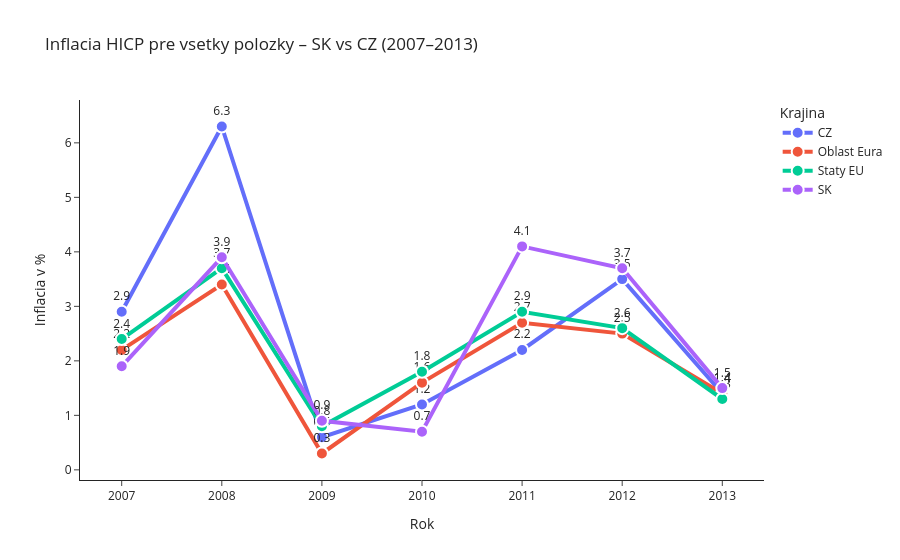

Notebook source saved alongside this figure:
### Code cell
inflacia_hicp = eurostat.get_data_df('prc_hicp_aind')
inflacia_hicp = inflacia_hicp[(inflacia_hicp['geo\\TIME_PERIOD'].isin(['SK', 'CZ','EU27_2020','EA20']) & (inflacia_hicp['unit'] == 'RCH_A_AVG') & (inflacia_hicp['coicop'] == 'CP00'))]
inflacia_hicp = inflacia_hicp[['unit','coicop', 'geo\\TIME_PERIOD','2007','2008','2009','2010','2011','2012','2013']]

inflacia_hicp['geo\\TIME_PERIOD'] = inflacia_hicp['geo\\TIME_PERIOD'].replace({ 'EA20': 'Oblast Eura','EU27_2020': 'Staty EU'})
inflacia_hicp  = inflacia_hicp .rename(columns={'geo\\TIME_PERIOD': 'Krajina', 'unit' : 'Jednotka', 'coicop' : 'Polozky'})
inflacia_hicp ['Jednotka'] = inflacia_hicp ['Jednotka'].replace({'RCH_A_AVG': 'Rocna zmena v %'})
inflacia_hicp ['Polozky'] = inflacia_hicp ['Polozky'].replace({'CP00': 'Vsetky polozky'})

display(inflacia_hicp.tail(100))

infl_hicp = inflacia_hicp.melt(
    id_vars=['Krajina'],
    value_vars=['2007','2008','2009','2010','2011','2012','2013'],
    var_name='Year',
    value_name='Inflacia_perc')

fig = px.line(
    infl_hicp,
    x='Year',
    y='Inflacia_perc',
    color='Krajina',
    markers=True,
    text='Inflacia_perc',
    title='Inflacia HICP pre vsetky polozky – SK vs CZ (2007–2013)',
    labels={'Inflacia_perc': 'Inflacia v %', 'Year': 'Rok'}
)

fig.for_each_trace(lambda t: t.update(
    mode='lines+markers+text',
    line=dict(width=4),
    marker=dict(size=12, line=dict(width=2, color='white')),
    textposition='top center',
    texttemplate='%{text:.1f}'  # 1 decimal
))

fig.update_layout(template='simple_white', hovermode=False)
fig.show()

file_name = f'./Inflacia/inflacia_hicp_{today}.csv'
inflacia_hicp.to_csv(os.getcwd() + r'.\Inflacia\inflacia_hicp_{}.csv'.format(today),index=True, header=True, encoding="utf-8-sig")

### Figure 1 — Plotly figure (JSON) as saved in the notebook; plotly's stock layout.template omitted (floating-point values rounded to 4 significant figures)
{"data": [{"hovertemplate": "Krajina=CZ<br>Rok=%{x}<br>Inflacia v %=%{text}<extra></extra>", "legendgroup": "CZ", "line": {"color": "#636efa", "dash": "solid", "width": 4}, "marker": {"line": {"color": "white", "width": 2}, "size": 12, "symbol": "circle"}, "mode": "lines+markers+text", "name": "CZ", "orientation": "v", "showlegend": true, "text": [2.9, 6.3, 0.6, 1.2, 2.2, 3.5, 1.4], "textposition": "top center", "texttemplate": "%{text:.1f}", "type": "scatter", "x": ["2007", "2008", "2009", "2010", "2011", "2012", "2013"], "xaxis": "x", "y": [2.9, 6.3, 0.6, 1.2, 2.2, 3.5, 1.4], "yaxis": "y"}, {"hovertemplate": "Krajina=Oblast Eura<br>Rok=%{x}<br>Inflacia v %=%{text}<extra></extra>", "legendgroup": "Oblast Eura", "line": {"color": "#EF553B", "dash": "solid", "width": 4}, "marker": {"line": {"color": "white", "width": 2}, "size": 12, "symbol": "circle"}, "mode": "lines+markers+text", "name": "Oblast Eura", "orientation": "v", "showlegend": true, "text": [2.2, 3.4, 0.3, 1.6, 2.7, 2.5, 1.4], "textposition": "top center", "texttemplate": "%{text:.1f}", "type": "scatter", "x": ["2007", "2008", "2009", "2010", "2011", "2012", "2013"], "xaxis": "x", "y": [2.2, 3.4, 0.3, 1.6, 2.7, 2.5, 1.4], "yaxis": "y"}, {"hovertemplate": "Krajina=Staty EU<br>Rok=%{x}<br>Inflacia v %=%{text}<extra></extra>", "legendgroup": "Staty EU", "line": {"color": "#00cc96", "dash": "solid", "width": 4}, "marker": {"line": {"color": "white", "width": 2}, "size": 12, "symbol": "circle"}, "mode": "lines+markers+text", "name": "Staty EU", "orientation": "v", "showlegend": true, "text": [2.4, 3.7, 0.8, 1.8, 2.9, 2.6, 1.3], "textposition": "top center", "texttemplate": "%{text:.1f}", "type": "scatter", "x": ["2007", "2008", "2009", "2010", "2011", "2012", "2013"], "xaxis": "x", "y": [2.4, 3.7, 0.8, 1.8, 2.9, 2.6, 1.3], "yaxis": "y"}, {"hovertemplate": "Krajina=SK<br>Rok=%{x}<br>Inflacia v %=%{text}<extra></extra>", "legendgroup": "SK", "line": {"color": "#ab63fa", "dash": "solid", "width": 4}, "marker": {"line": {"color": "white", "width": 2}, "size": 12, "symbol": "circle"}, "mode": "lines+markers+text", "name": "SK", "orientation": "v", "showlegend": true, "text": [1.9, 3.9, 0.9, 0.7, 4.1, 3.7, 1.5], "textposition": "top center", "texttemplate": "%{text:.1f}", "type": "scatter", "x": ["2007", "2008", "2009", "2010", "2011", "2012", "2013"], "xaxis": "x", "y": [1.9, 3.9, 0.9, 0.7, 4.1, 3.7, 1.5], "yaxis": "y"}], "layout": {"hovermode": false, "legend": {"title": {"text": "Krajina"}, "tracegroupgap": 0}, "title": {"text": "Inflacia HICP pre vsetky polozky – SK vs CZ (2007–2013)"}, "xaxis": {"anchor": "y", "domain": [0, 1], "title": {"text": "Rok"}}, "yaxis": {"anchor": "x", "domain": [0, 1], "title": {"text": "Inflacia v %"}}}}
